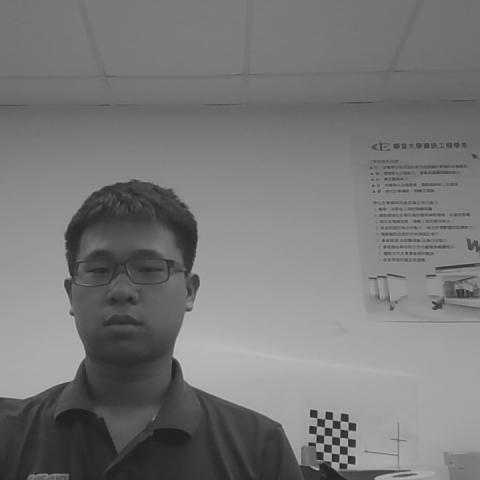
//> input picture static_optical_flow/frame1.jpg, 480 x 480 px
$ ./main   (built with g++ and OpenCV 4)
//> lines starting //> are read from the running program, lines starting //| are printed output that depends on the picture
### static_optical_flow/flow.hpp
#ifndef __FLOW_H__
#define __FLOW_H__

typedef struct {
	/* The point matched from old frame */
	struct {
		int x;
		int y;
	} match_point;

	//match point distance between two frame
	float match_dist;
} flow_t;

#endif

### static_optical_flow/main.cpp
#include <iostream>

#include <stdio.h>
#include <stdbool.h>
#include <stdlib.h>

#include "opencv2/opencv.hpp"

#include "flow.hpp"

using namespace std;
using namespace cv;

#define SAMPLE_RATE 10                     //down sampling factor = 1/5

#define FRAME_SIZE (640 / SAMPLE_RATE)     //640x640 -> 128x128
#define TEMPLATE_SIZE 8                    //8x8
#define SEARCH_AREA 24                     //24x24
#define SUBAREA_SEMI_LEN (SEARCH_AREA / 2) //12

#define TEMPLATE_NUMBER (FRAME_SIZE - TEMPLATE_SIZE + 1) //number 8x8 template split from the frame

#define MAD_THRESHOLD 255 //only accept mad when the value is lower than this threshold

cv::Mat mat_frame1_img;
cv::Mat mat_frame2_img;

uint8_t frame1_image[FRAME_SIZE][FRAME_SIZE] = {0}; //previous frame
uint8_t frame2_image[FRAME_SIZE][FRAME_SIZE] = {0}; //next image

flow_t flow_info[TEMPLATE_NUMBER][TEMPLATE_NUMBER];

void read_image()
{
	mat_frame1_img = imread("frame1.jpg", CV_8UC1);
//> mat_frame1_img is the input picture: 480 rows x 480 cols, CV_8UC1; min 26, max 199, mean 120.2
	mat_frame2_img = imread("frame2.jpg", CV_8UC1);
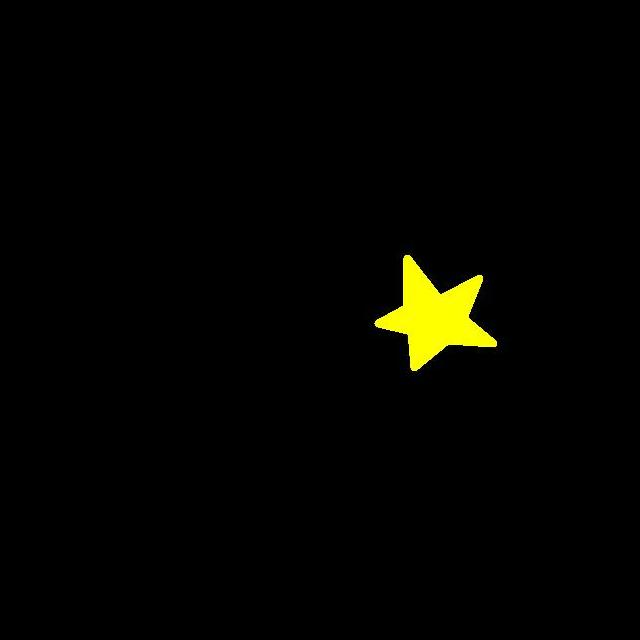
//> input picture static_optical_flow/frame2.jpg, 640 x 640 px
//> mat_frame2_img: 640 rows x 640 cols, CV_8UC1; min 0, max 255, mean 3.5

	/* pixel binning */
	cv::resize(mat_frame1_img, mat_frame1_img, cv::Size(FRAME_SIZE, FRAME_SIZE), CV_INTER_LINEAR);
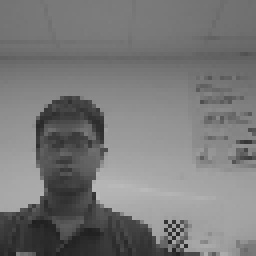
//> mat_frame1_img: 64 rows x 64 cols, CV_8UC1 (shown 4 times larger); min 32, max 185, mean 120.3
	cv::resize(mat_frame2_img, mat_frame2_img, cv::Size(FRAME_SIZE, FRAME_SIZE), CV_INTER_LINEAR);
//> mat_frame2_img: 64 rows x 64 cols, CV_8UC1

	/* do down sampling and save to uint8_t array */
	for(int i = 0; i < FRAME_SIZE; i++) {
		for(int j = 0; j < FRAME_SIZE; j++) {
			frame1_image[i][j] =
				mat_frame1_img.at<uint8_t>(Point(j, i));
		}
	}

	for(int i = 0; i < FRAME_SIZE; i++) {
		for(int j = 0; j < FRAME_SIZE; j++) {
			frame2_image[i][j] =
				mat_frame2_img.at<uint8_t>(Point(j, i));
		}
	}

	cv::resize(mat_frame1_img, mat_frame1_img,
		cv::Size(FRAME_SIZE * SAMPLE_RATE, FRAME_SIZE * SAMPLE_RATE));
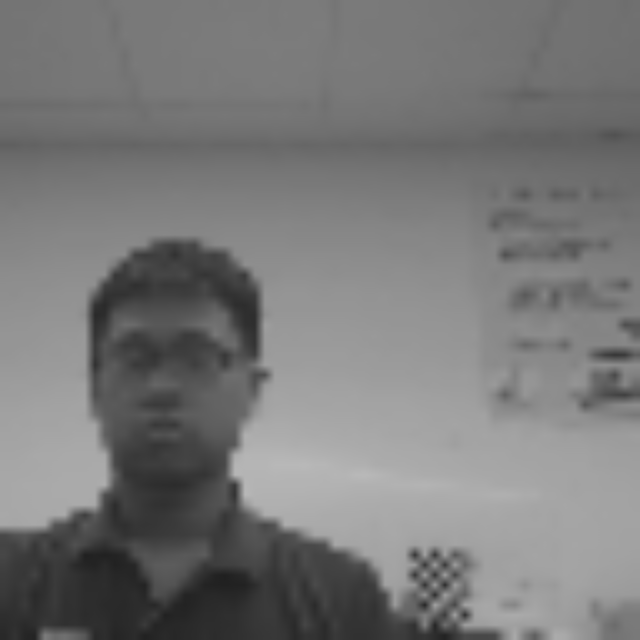
//> mat_frame1_img: 640 rows x 640 cols, CV_8UC1; min 32, max 184, mean 120.2
	cv::resize(mat_frame2_img, mat_frame2_img,
		cv::Size(FRAME_SIZE * SAMPLE_RATE, FRAME_SIZE * SAMPLE_RATE));
//> mat_frame2_img: 640 rows x 640 cols, CV_8UC1

	/* convert back to rgb color space (represent grey scale in rgb) */
	cv::cvtColor(mat_frame1_img, mat_frame1_img, CV_GRAY2BGR);
//> mat_frame1_img: 640 rows x 640 cols, CV_8UC3
	cv::cvtColor(mat_frame2_img, mat_frame2_img, CV_GRAY2BGR);
//> mat_frame2_img: 640 rows x 640 cols, CV_8UC3
}

/* calculate mean absolute difference of two 8X8 images */
// [18 lines left out: function mean_abs_diff, not called in this run]

/* calculate 8x8 template's mad value on a 16x16 search subarea */
// [33 lines left out: function calculate_subarea_mad, not called in this run]

/* calculate 8x8 template's mad value on the whole frame */
// [32 lines left out: function calculate_mad_full_frame, not called in this run]

/* match all shift feature points on two frames */
// [62 lines left out: functions match_feature_points, match_point_visualize, not called in this run]

void flow_visualize(cv::Mat& frame)
{
}

// [17 lines left out: function main, not called in this run]

// added to run one function of the file
int main() { read_image(); }
